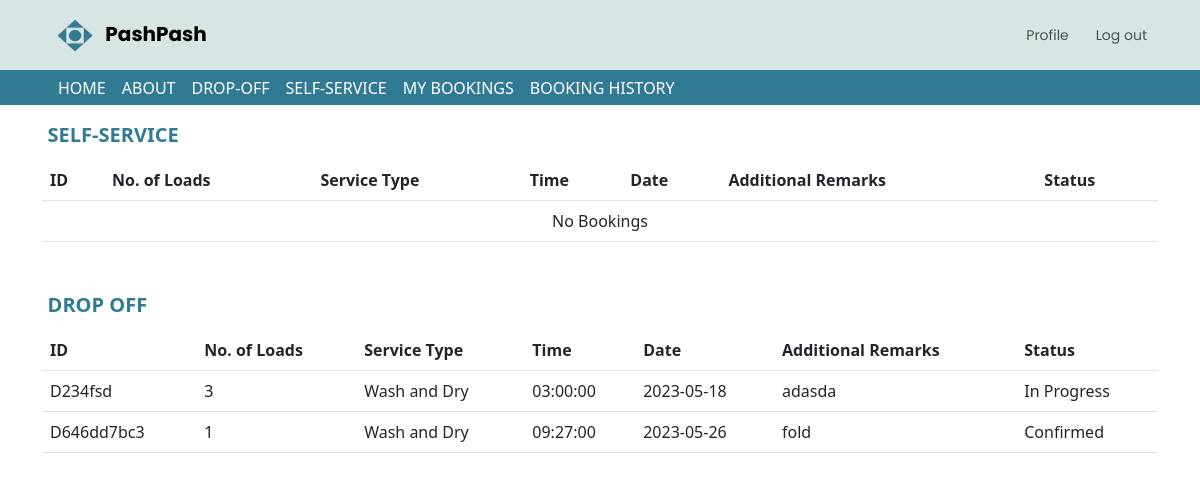
Page /customer/mybookings.php (signed in) on the committed database.
### tables this page shows
CREATE TABLE `dropoff` (
  `dropOffId` varchar(10) NOT NULL,
  `numberOfLoads` int(11) DEFAULT NULL,
  `serviceType` enum('Wash and Dry','Wash Only','Dry Only') NOT NULL,
  `timeSlot` time DEFAULT NULL,
  `bookingDate` date DEFAULT NULL,
  `additionalRemarks` varchar(255) DEFAULT NULL,
  `userId` int(11) DEFAULT NULL,
  `status` enum('Pending','Confirmed','In Progress','Completed','Denied') NOT NULL
);

### customer/mybookings.php (the view, shortened to what this page needs)
<?php include('partials/menu.php'); ?>
<?php
    include "../dbconn.php";
    $userID = $_SESSION['userId'];
    $sql1 = "SELECT * FROM selfService WHERE status IN('Pending', 'In Progress', 'Confirmed') AND userId = $userID";
    $result1 = mysqli_query($conn, $sql1);
    $sql2 = "SELECT * FROM dropoff  WHERE status IN('Pending', 'In Progress', 'Confirmed') AND userId = $userID";
    $result2 = mysqli_query($conn, $sql2);
?>
<div class = "container table-responsive" style = "margin-top: 10%">
<p class="smalltitle"><strong>SELF-SERVICE</strong></p>
    <table class = "table table-hover mb-5" id = "bookings" width = "50%" cellspacing = "0">
        <thead>
            <tr>
                <th>ID</th>
                <th>No. of Loads</th>
                <th>Service Type</th>
                <th>Time</th>
                <th>Date</th>
                <th>Additional Remarks</th>
                <th>Status</th>
            </tr>
        </thead>
        <tbody>
        <?php
        if(mysqli_num_rows($result1) > 0) {
            while($row = mysqli_fetch_assoc($result1)){
            ?>
                <tr>
                    <td><?php echo $row['selfServiceId']; ?></td>
                    <td><?php echo $row['numberOfLoads']; ?></td>
                    <td><?php echo $row['serviceType']; ?></td>
                    <td><?php echo $row['timeSlot']; ?></td>
                    <td><?php echo $row['bookingDate']; ?></td>
                    <td><?php echo $row['additionalRemarks']; ?></td>
                    <td><?php echo $row['status']; ?></td>
                </tr>
            <?php
            }
        }
        else { ?>
            <tr><td class="text-center" colspan='8'>No Bookings</td></tr>
            <?php
        }
        ?>
        </tbody>
    </table>
<div class = "table-responsive">
<p class="smalltitle"><strong>DROP OFF</strong></p>
    <table class = "table table-hover" id = "bookings" width = "50%" cellspacing = "0">
        <thead>
            <tr>
                <th>ID</th>
                <th>No. of Loads</th>
                <th>Service Type</th>
                <th>Time</th>
                <th>Date</th>
                <th>Additional Remarks</th>
                <th>Status</th>
            </tr>
        </thead>
        <tbody>
        <?php
        if(mysqli_num_rows($result2) > 0) {
            while($row = mysqli_fetch_assoc($result2)){
            ?>
                <tr>
                    <td><?php echo $row['dropOffId']; ?></td>
                    <td><?php echo $row['numberOfLoads']; ?></td>
                    <td><?php echo $row['serviceType']; ?></td>
                    <td><?php echo $row['timeSlot']; ?></td>
                    <td><?php echo $row['bookingDate']; ?></td>
                    <td><?php echo $row['additionalRemarks']; ?></td>
                    <td><?php echo $row['status']; ?></td>
                </tr>
                <?php
            }
        }
        else { ?>
            <tr><td class="text-center" colspan='8'>No Bookings</td></tr>
            <?php
        }
        ?>
        </tbody>
    </table>
</div>
    </div>

### css/customer.css (style rules this page uses)
* { box-sizing: border-box; }
.smalltitle { font-size:20px; color:#317a93; margin-left:0.5%; margin-bottom: 10px; }

### rows in the picture
dropoff: dropOffId "D234fsd", numberOfLoads "3", serviceType "Wash and Dry", timeSlot "03:00:00", bookingDate "2023-05-18", additionalRemarks "adasda", status "In Progress"
dropoff: dropOffId "D646dd7bc3", numberOfLoads "1", serviceType "Wash and Dry", timeSlot "09:27:00", bookingDate "2023-05-26", additionalRemarks "fold", status "Confirmed"
